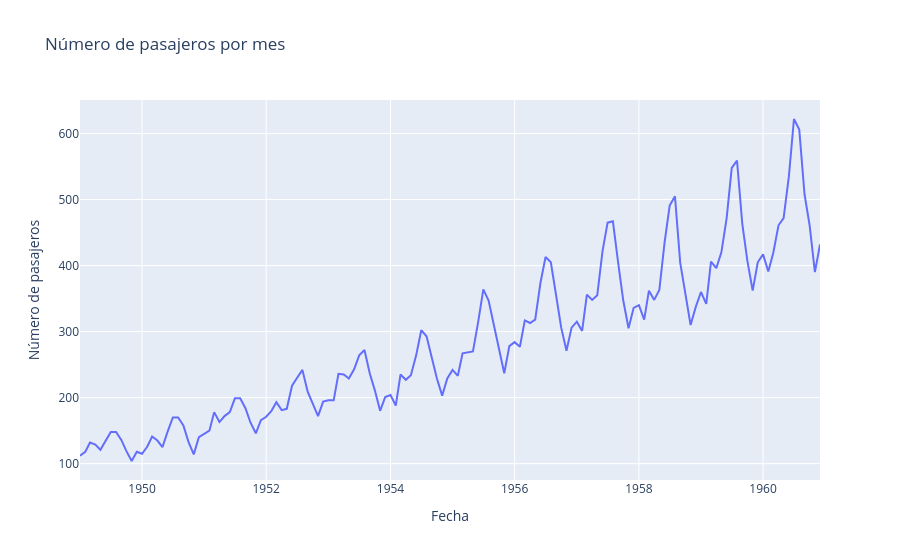

The notebook cell this image was saved under:
### Markdown cell above
## Visualización de la serie temporal

### Code cell
fig = px.line(df,
              x=df.index,
              y='#Passengers',
              markers=False,
              labels="",
              title='Número de pasajeros por mes')

fig['layout']['xaxis1']['title'] = 'Fecha'
fig['layout']['yaxis1']['title'] = 'Número de pasajeros'

fig.show()

### Figure 1 — Plotly figure (JSON) as saved in the notebook; plotly's stock layout.template omitted (floating-point values rounded to 4 significant figures; data arrays with more than 128 entries replaced by an {"elided": "..."} marker saying what was removed)
{"data": [{"hovertemplate": "Fecha=%{x}<br>#Passengers=%{y}<extra></extra>", "legendgroup": "", "line": {"color": "#636efa", "dash": "solid"}, "marker": {"symbol": "circle"}, "mode": "lines", "name": "", "orientation": "v", "showlegend": false, "type": "scatter", "x": {"elided": "144 str values"}, "xaxis": "x", "y": {"elided": "144 int values"}, "yaxis": "y"}], "layout": {"legend": {"tracegroupgap": 0}, "title": {"text": "Número de pasajeros por mes"}, "xaxis": {"anchor": "y", "domain": [0, 1], "title": {"text": "Fecha"}}, "yaxis": {"anchor": "x", "domain": [0, 1], "title": {"text": "Número de pasajeros"}}}}
